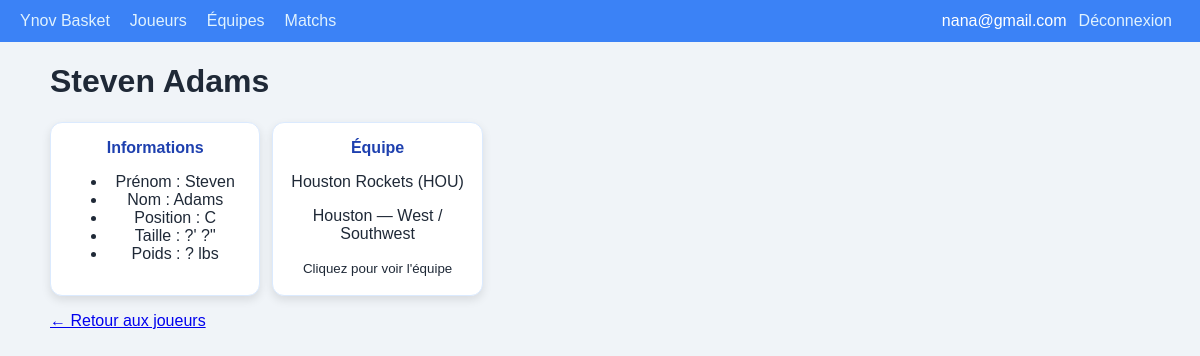
The page /player/3 (signed in) on the database its author committed.
### app.py (models this page shows)
class Player(Base):
    __tablename__ = "players"
    id = Column(Integer, primary_key=True)  # même id que l’API
    first_name = Column(String(255))
    last_name = Column(String(255))
    team_id = Column(Integer, ForeignKey("teams.id"))
    position = Column(String(10))
    height = Column(String(50))
    weight = Column(String(50))
    updated_at = Column(DateTime, default=datetime.utcnow, onupdate=datetime.utcnow)
    team = relationship("Team")

class Team(Base):
    __tablename__ = "teams"
    id = Column(Integer, primary_key=True)  # même id que l’API
    abbreviation = Column(String(20))
    full_name = Column(String(255))
    city = Column(String(255))
    conference = Column(String(50))
    division = Column(String(50))
    updated_at = Column(DateTime, default=datetime.utcnow, onupdate=datetime.utcnow)

### app.py (the view, shortened to what this page needs)
@app.route("/player/<int:player_id>")
@login_required
def player_detail(player_id):
    with db_session() as s:
        p = s.get(Player, player_id)
        if p:
            payload = {
                "id": p.id,
                "first_name": p.first_name,
                "last_name": p.last_name,
                "position": p.position,
                "height": p.height,
                "weight": p.weight,
                "team": None
            }
            if p.team:
                payload["team"] = {
                    "id": p.team.id,
                    "full_name": p.team.full_name,
                    "abbreviation": p.team.abbreviation,
                    "city": p.team.city,
                    "conference": p.team.conference,
                    "division": p.team.division
                }
            return render_template("player.html", p=payload)

### app.py (called while the page is built)
def db_session():
    return SessionLocal()

def login_required(f):
    @wraps(f)
    def wrapper(*args, **kwargs):
        if "user" not in session:
            return redirect(url_for("login"))
        return f(*args, **kwargs)
    return wrapper

### templates/player.html
{% extends "base.html" %}
{% block content %}
<h1>{{ p["first_name"] }} {{ p["last_name"] }}</h1>
<div class="grid">
  <div class="card">
    <div class="title">Informations</div>
    <ul>
      <li>Prénom : {{ p["first_name"] }}</li>
      <li>Nom : {{ p["last_name"] }}</li>
      <li>Position : {{ p["position"] or "?" }}</li>
      <li>
        Taille :
        {{ p["height_feet"] or "?" }}' {{ p["height_inches"] or "?" }}"
      </li>
      <li>Poids : {{ p["weight_pounds"] or "?" }} lbs</li>
    </ul>
  </div>
  {% if p["team"]["id"] != 0 %}
    <a class="card" href="{{ url_for('team_detail', team_id=p["team"]["id"]) }}">
  {% else %}
    <div class="card">
  {% endif %}
      <div class="title">Équipe</div>
      <p>{{ p["team"]["full_name"] }} ({{ p["team"]["abbreviation"] }})</p>
      <p>{{ p["team"]["city"] }} — {{ p["team"]["conference"] }} / {{ p["team"]["division"] }}</p>
      {% if p["team"]["id"] != 0 %}
        <small>Cliquez pour voir l'équipe</small>
      {% endif %}
  {% if p["team"]["id"] != 0 %}
    </a>
  {% else %}
    </div>
  {% endif %}
</div>
<p><a href="{{ url_for('players') }}">← Retour aux joueurs</a></p>
{% endblock %}

### static/style.css (style rules this page uses)
body { font-family: Arial, sans-serif; margin: 0; background: #f0f4f8; color: #1f2937; }
.grid { display: grid; grid-template-columns: repeat(auto-fill, minmax(200px, 1fr)); gap: 12px; margin-top: 12px; }
.card { background: white; padding: 16px; border-radius: 12px; box-shadow: 0 4px 10px rgba(0, 0, 0, 0.1); text-align: center; text-decoration: none; color: inherit; border: 1px solid #dbeafe; transition: transform 0.15s ease, box-shadow 0.15s ease; }
.title { font-weight: 600; margin-bottom: 6px; color: #1e40af; }

### rows shown on the page
Player: first_name "Steven", last_name "Adams"
Team: team.full_name "Houston Rockets", team.abbreviation "HOU", team.city "Houston", team.conference "West", team.division "Southwest"

### other values the page prints
{{ session.get('user') }} "nana@gmail.com"
{{ p["position"] or "?" }} "C"
{{ p["height_feet"] or "?" }} "?"
{{ p["height_inches"] or "?" }} "?"
{{ p["weight_pounds"] or "?" }} "?"
